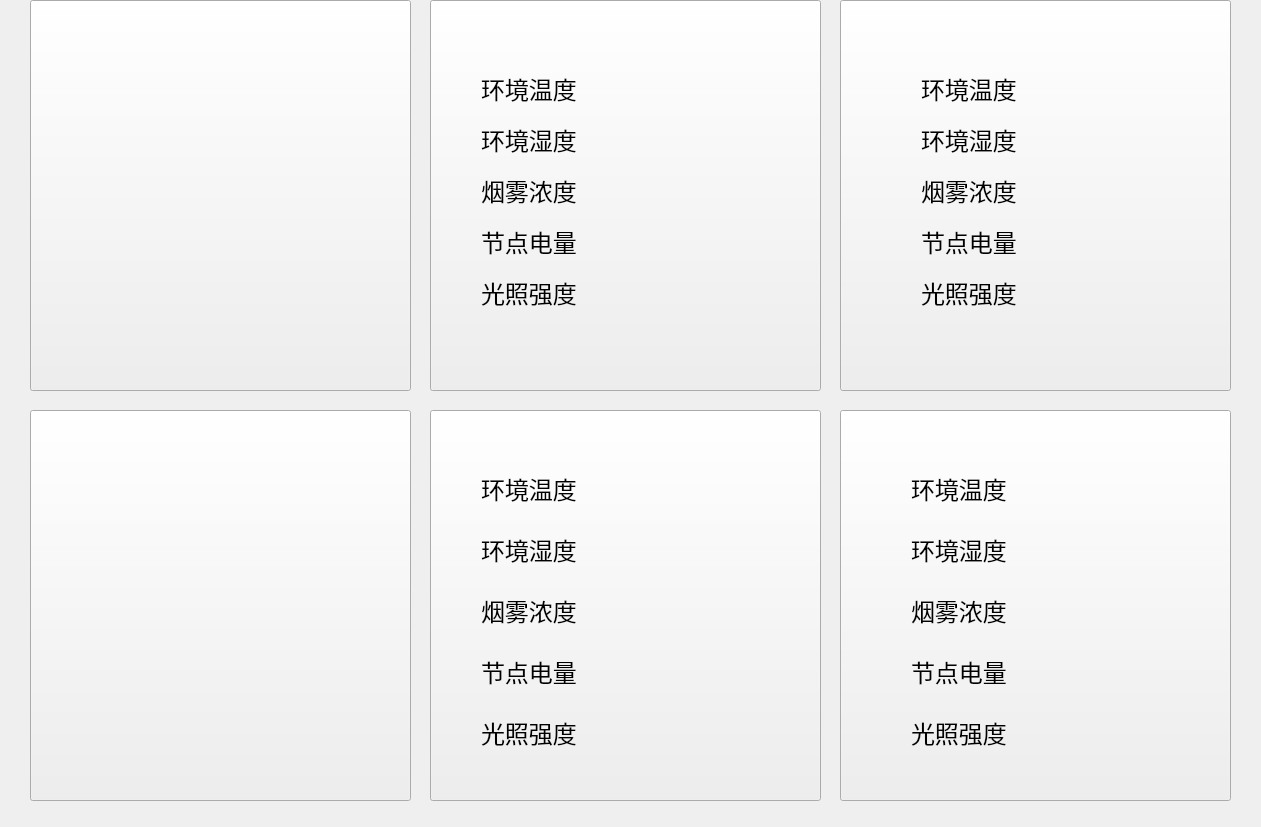
<?xml version="1.0" encoding="UTF-8"?>
<ui version="4.0">
 <class>Widget</class>
 <widget class="QWidget" name="Widget">
  <property name="windowModality">
   <enum>Qt::NonModal</enum>
  </property>
  <property name="geometry">
   <rect>
    <x>0</x>
    <y>0</y>
    <width>1261</width>
    <height>827</height>
   </rect>
  </property>
  <property name="font">
   <font>
    <pointsize>18</pointsize>
   </font>
  </property>
  <property name="windowTitle">
   <string>基于龙芯派无线传感器网络的仓储管理系统</string>
  </property>
  <property name="windowIcon">
   <iconset resource="rsc.qrc">
    <normaloff>:/images/Long.webp</normaloff>:/images/Long.webp</iconset>
  </property>
  <widget class="QPushButton" name="SettingButton">
   <property name="geometry">
    <rect>
     <x>30</x>
     <y>0</y>
     <width>381</width>
     <height>391</height>
    </rect>
   </property>
   <property name="baseSize">
    <size>
     <width>0</width>
     <height>0</height>
    </size>
   </property>
   <property name="text">
    <string/>
   </property>
  </widget>
  <widget class="QPushButton" name="Node3Button">
   <property name="geometry">
    <rect>
     <x>840</x>
     <y>410</y>
     <width>391</width>
     <height>391</height>
    </rect>
   </property>
   <property name="text">
    <string/>
   </property>
  </widget>
  <widget class="QPushButton" name="Node4Button">
   <property name="geometry">
    <rect>
     <x>430</x>
     <y>410</y>
     <width>391</width>
     <height>391</height>
    </rect>
   </property>
   <property name="text">
    <string/>
   </property>
  </widget>
  <widget class="QPushButton" name="LogButton">
   <property name="geometry">
    <rect>
     <x>30</x>
     <y>410</y>
     <width>381</width>
     <height>391</height>
    </rect>
   </property>
   <property name="text">
    <string/>
   </property>
  </widget>
  <widget class="QPushButton" name="Node1Button">
   <property name="geometry">
    <rect>
     <x>430</x>
     <y>0</y>
     <width>391</width>
     <height>391</height>
    </rect>
   </property>
   <property name="maximumSize">
    <size>
     <width>16777215</width>
     <height>16777215</height>
    </size>
   </property>
   <property name="text">
    <string/>
   </property>
  </widget>
  <widget class="QPushButton" name="Node2Button">
   <property name="geometry">
    <rect>
     <x>840</x>
     <y>0</y>
     <width>391</width>
     <height>391</height>
    </rect>
   </property>
   <property name="maximumSize">
    <size>
     <width>16777215</width>
     <height>16777215</height>
    </size>
   </property>
   <property name="text">
    <string/>
   </property>
  </widget>
  <widget class="QWidget" name="formLayoutWidget_2">
   <property name="geometry">
    <rect>
     <x>470</x>
     <y>60</y>
     <width>301</width>
     <height>261</height>
    </rect>
   </property>
   <layout class="QFormLayout" name="formLayout_2">
    <item row="0" column="0">
     <widget class="QLabel" name="TempLabel1">
      <property name="text">
       <string>环境温度</string>
      </property>
     </widget>
    </item>
    <item row="1" column="1">
     <spacer name="verticalSpacer_7">
      <property name="orientation">
       <enum>Qt::Vertical</enum>
      </property>
      <property name="sizeHint" stdset="0">
       <size>
        <width>20</width>
        <height>40</height>
       </size>
      </property>
     </spacer>
    </item>
    <item row="2" column="0">
     <widget class="QLabel" name="HumiLabel1">
      <property name="text">
       <string>环境湿度</string>
      </property>
     </widget>
    </item>
    <item row="3" column="1">
     <spacer name="verticalSpacer_8">
      <property name="orientation">
       <enum>Qt::Vertical</enum>
      </property>
      <property name="sizeHint" stdset="0">
       <size>
        <width>20</width>
        <height>40</height>
       </size>
      </property>
     </spacer>
    </item>
    <item row="4" column="0">
     <widget class="QLabel" name="SmokeLabel1">
      <property name="text">
       <string>烟雾浓度</string>
      </property>
     </widget>
    </item>
    <item row="5" column="1">
     <spacer name="verticalSpacer_9">
      <property name="orientation">
       <enum>Qt::Vertical</enum>
      </property>
      <property name="sizeHint" stdset="0">
       <size>
        <width>20</width>
        <height>40</height>
       </size>
      </property>
     </spacer>
    </item>
    <item row="6" column="0">
     <widget class="QLabel" name="BatteryLabel1">
      <property name="text">
       <string>节点电量</string>
      </property>
     </widget>
    </item>
    <item row="7" column="1">
     <spacer name="verticalSpacer_5">
      <property name="orientation">
       <enum>Qt::Vertical</enum>
      </property>
      <property name="sizeHint" stdset="0">
       <size>
        <width>20</width>
        <height>40</height>
       </size>
      </property>
     </spacer>
    </item>
    <item row="8" column="0">
     <widget class="QLabel" name="LightLabel1">
      <property name="text">
       <string>光照强度</string>
      </property>
     </widget>
    </item>
    <item row="0" column="1">
     <widget class="QLabel" name="TempEdit1">
      <property name="font">
       <font>
        <family>Consolas</family>
        <pointsize>18</pointsize>
       </font>
      </property>
      <property name="text">
       <string/>
      </property>
     </widget>
    </item>
    <item row="2" column="1">
     <widget class="QLabel" name="HumiEdit1">
      <property name="font">
       <font>
        <family>Consolas</family>
        <pointsize>18</pointsize>
       </font>
      </property>
      <property name="text">
       <string/>
      </property>
     </widget>
    </item>
    <item row="4" column="1">
     <widget class="QLabel" name="SmokeEdit1">
      <property name="font">
       <font>
        <family>Consolas</family>
        <pointsize>18</pointsize>
       </font>
      </property>
      <property name="text">
       <string/>
      </property>
     </widget>
    </item>
    <item row="6" column="1">
     <widget class="QLabel" name="BatteryEdit1">
      <property name="font">
       <font>
        <family>Consolas</family>
        <pointsize>18</pointsize>
       </font>
      </property>
      <property name="text">
       <string/>
      </property>
     </widget>
    </item>
    <item row="8" column="1">
     <widget class="QLabel" name="LightEdit1">
      <property name="font">
       <font>
        <family>Consolas</family>
        <pointsize>18</pointsize>
       </font>
      </property>
      <property name="text">
       <string/>
      </property>
     </widget>
    </item>
   </layout>
  </widget>
  <widget class="QWidget" name="formLayoutWidget">
   <property name="geometry">
    <rect>
     <x>910</x>
     <y>60</y>
     <width>281</width>
     <height>261</height>
    </rect>
   </property>
   <layout class="QFormLayout" name="formLayout">
    <item row="0" column="0">
     <widget class="QLabel" name="TempLabel2">
      <property name="text">
       <string>环境温度</string>
      </property>
     </widget>
    </item>
    <item row="1" column="1">
     <spacer name="verticalSpacer_4">
      <property name="orientation">
       <enum>Qt::Vertical</enum>
      </property>
      <property name="sizeHint" stdset="0">
       <size>
        <width>20</width>
        <height>40</height>
       </size>
      </property>
     </spacer>
    </item>
    <item row="2" column="0">
     <widget class="QLabel" name="HumiLabel2">
      <property name="text">
       <string>环境湿度</string>
      </property>
     </widget>
    </item>
    <item row="2" column="1">
     <widget class="QLabel" name="HumiEdit2">
      <property name="font">
       <font>
        <family>Consolas</family>
        <pointsize>18</pointsize>
       </font>
      </property>
      <property name="text">
       <string/>
      </property>
     </widget>
    </item>
    <item row="3" column="1">
     <spacer name="verticalSpacer_3">
      <property name="orientation">
       <enum>Qt::Vertical</enum>
      </property>
      <property name="sizeHint" stdset="0">
       <size>
        <width>20</width>
        <height>40</height>
       </size>
      </property>
     </spacer>
    </item>
    <item row="4" column="0">
     <widget class="QLabel" name="SmokeLabel2">
      <property name="text">
       <string>烟雾浓度</string>
      </property>
     </widget>
    </item>
    <item row="4" column="1">
     <widget class="QLabel" name="SmokeEdit2">
      <property name="font">
       <font>
        <family>Consolas</family>
        <pointsize>18</pointsize>
       </font>
      </property>
      <property name="text">
       <string/>
      </property>
     </widget>
    </item>
    <item row="5" column="1">
     <spacer name="verticalSpacer_2">
      <property name="orientation">
       <enum>Qt::Vertical</enum>
      </property>
      <property name="sizeHint" stdset="0">
       <size>
        <width>20</width>
        <height>40</height>
       </size>
      </property>
     </spacer>
    </item>
    <item row="6" column="0">
     <widget class="QLabel" name="BatteryLabel2">
      <property name="text">
       <string>节点电量</string>
      </property>
     </widget>
    </item>
    <item row="6" column="1">
     <widget class="QLabel" name="BatteryEdit2">
      <property name="font">
       <font>
        <family>Consolas</family>
        <pointsize>18</pointsize>
       </font>
      </property>
      <property name="text">
       <string/>
      </property>
     </widget>
    </item>
    <item row="7" column="1">
     <spacer name="verticalSpacer">
      <property name="orientation">
       <enum>Qt::Vertical</enum>
      </property>
      <property name="sizeHint" stdset="0">
       <size>
        <width>20</width>
        <height>40</height>
       </size>
      </property>
     </spacer>
    </item>
    <item row="8" column="0">
     <widget class="QLabel" name="LightLabel2">
      <property name="text">
       <string>光照强度</string>
      </property>
     </widget>
    </item>
    <item row="8" column="1">
     <widget class="QLabel" name="LightEdit2">
      <property name="font">
       <font>
        <family>Consolas</family>
        <pointsize>18</pointsize>
       </font>
      </property>
      <property name="text">
       <string/>
      </property>
     </widget>
    </item>
    <item row="0" column="1">
     <widget class="QLabel" name="TempEdit2">
      <property name="font">
       <font>
        <family>Consolas</family>
        <pointsize>18</pointsize>
       </font>
      </property>
      <property name="text">
       <string/>
      </property>
     </widget>
    </item>
   </layout>
  </widget>
  <widget class="QWidget" name="formLayoutWidget_3">
   <property name="geometry">
    <rect>
     <x>900</x>
     <y>460</y>
     <width>301</width>
     <height>301</height>
    </rect>
   </property>
   <layout class="QFormLayout" name="formLayout_3">
    <item row="0" column="0">
     <widget class="QLabel" name="TempLabel3">
      <property name="text">
       <string>环境温度</string>
      </property>
     </widget>
    </item>
    <item row="1" column="1">
     <spacer name="verticalSpacer_6">
      <property name="orientation">
       <enum>Qt::Vertical</enum>
      </property>
      <property name="sizeHint" stdset="0">
       <size>
        <width>20</width>
        <height>40</height>
       </size>
      </property>
     </spacer>
    </item>
    <item row="2" column="0">
     <widget class="QLabel" name="HumiLabel3">
      <property name="text">
       <string>环境湿度</string>
      </property>
     </widget>
    </item>
    <item row="2" column="1">
     <widget class="QLabel" name="HumiEdit3">
      <property name="font">
       <font>
        <family>Consolas</family>
        <pointsize>18</pointsize>
       </font>
      </property>
      <property name="text">
       <string/>
      </property>
     </widget>
    </item>
    <item row="3" column="1">
     <spacer name="verticalSpacer_10">
      <property name="orientation">
       <enum>Qt::Vertical</enum>
      </property>
      <property name="sizeHint" stdset="0">
       <size>
        <width>20</width>
        <height>40</height>
       </size>
      </property>
     </spacer>
    </item>
    <item row="4" column="0">
     <widget class="QLabel" name="SmokeLabel3">
      <property name="text">
       <string>烟雾浓度</string>
      </property>
     </widget>
    </item>
    <item row="4" column="1">
     <widget class="QLabel" name="SmokeEdit3">
      <property name="font">
       <font>
        <family>Consolas</family>
        <pointsize>18</pointsize>
       </font>
      </property>
      <property name="text">
       <string/>
      </property>
     </widget>
    </item>
    <item row="5" column="1">
     <spacer name="verticalSpacer_11">
      <property name="orientation">
       <enum>Qt::Vertical</enum>
      </property>
      <property name="sizeHint" stdset="0">
       <size>
        <width>20</width>
        <height>40</height>
       </size>
      </property>
     </spacer>
    </item>
    <item row="6" column="0">
     <widget class="QLabel" name="BatteryLabel3">
      <property name="text">
       <string>节点电量</string>
      </property>
     </widget>
    </item>
    <item row="6" column="1">
     <widget class="QLabel" name="BatteryEdit3">
      <property name="font">
       <font>
        <family>Consolas</family>
        <pointsize>18</pointsize>
       </font>
      </property>
      <property name="text">
       <string/>
      </property>
     </widget>
    </item>
    <item row="7" column="1">
     <spacer name="verticalSpacer_12">
      <property name="orientation">
       <enum>Qt::Vertical</enum>
      </property>
      <property name="sizeHint" stdset="0">
       <size>
        <width>20</width>
        <height>40</height>
       </size>
      </property>
     </spacer>
    </item>
    <item row="8" column="0">
     <widget class="QLabel" name="LightLabel3">
      <property name="text">
       <string>光照强度</string>
      </property>
     </widget>
    </item>
    <item row="8" column="1">
     <widget class="QLabel" name="LightEdit3">
      <property name="font">
       <font>
        <family>Consolas</family>
        <pointsize>18</pointsize>
       </font>
      </property>
      <property name="text">
       <string/>
      </property>
     </widget>
    </item>
    <item row="0" column="1">
     <widget class="QLabel" name="TempEdit3">
      <property name="font">
       <font>
        <family>Consolas</family>
        <pointsize>18</pointsize>
       </font>
      </property>
      <property name="text">
       <string/>
      </property>
     </widget>
    </item>
   </layout>
  </widget>
  <widget class="QLabel" name="label">
   <property name="geometry">
    <rect>
     <x>120</x>
     <y>80</y>
     <width>201</width>
     <height>181</height>
    </rect>
   </property>
   <property name="text">
    <string/>
   </property>
   <property name="pixmap">
    <pixmap resource="rsc.qrc">:/images/Setting.png</pixmap>
   </property>
  </widget>
  <widget class="QWidget" name="formLayoutWidget_4">
   <property name="geometry">
    <rect>
     <x>470</x>
     <y>460</y>
     <width>291</width>
     <height>301</height>
    </rect>
   </property>
   <layout class="QFormLayout" name="formLayout_4">
    <item row="0" column="0">
     <widget class="QLabel" name="TempLabel4">
      <property name="text">
       <string>环境温度</string>
      </property>
     </widget>
    </item>
    <item row="2" column="0">
     <widget class="QLabel" name="HumiLabel4">
      <property name="text">
       <string>环境湿度</string>
      </property>
     </widget>
    </item>
    <item row="4" column="0">
     <widget class="QLabel" name="SmokeLabel4">
      <property name="text">
       <string>烟雾浓度</string>
      </property>
     </widget>
    </item>
    <item row="6" column="0">
     <widget class="QLabel" name="BatteryLabel4">
      <property name="text">
       <string>节点电量</string>
      </property>
     </widget>
    </item>
    <item row="8" column="0">
     <widget class="QLabel" name="LightLabel4">
      <property name="text">
       <string>光照强度</string>
      </property>
     </widget>
    </item>
    <item row="0" column="1">
     <widget class="QLabel" name="TempEdit4">
      <property name="font">
       <font>
        <family>Consolas</family>
        <pointsize>18</pointsize>
       </font>
      </property>
      <property name="text">
       <string/>
      </property>
     </widget>
    </item>
    <item row="2" column="1">
     <widget class="QLabel" name="HumiEdit4">
      <property name="font">
       <font>
        <family>Consolas</family>
        <pointsize>18</pointsize>
       </font>
      </property>
      <property name="text">
       <string/>
      </property>
     </widget>
    </item>
    <item row="4" column="1">
     <widget class="QLabel" name="SmokeEdit4">
      <property name="font">
       <font>
        <family>Consolas</family>
        <pointsize>18</pointsize>
       </font>
      </property>
      <property name="text">
       <string/>
      </property>
     </widget>
    </item>
    <item row="6" column="1">
     <widget class="QLabel" name="BatteryEdit4">
      <property name="font">
       <font>
        <family>Consolas</family>
        <pointsize>18</pointsize>
       </font>
      </property>
      <property name="text">
       <string/>
      </property>
     </widget>
    </item>
    <item row="8" column="1">
     <widget class="QLabel" name="LightEdit4">
      <property name="font">
       <font>
        <family>Consolas</family>
        <pointsize>18</pointsize>
       </font>
      </property>
      <property name="text">
       <string/>
      </property>
     </widget>
    </item>
    <item row="1" column="1">
     <spacer name="verticalSpacer_13">
      <property name="orientation">
       <enum>Qt::Vertical</enum>
      </property>
      <property name="sizeHint" stdset="0">
       <size>
        <width>20</width>
        <height>40</height>
       </size>
      </property>
     </spacer>
    </item>
    <item row="3" column="1">
     <spacer name="verticalSpacer_14">
      <property name="orientation">
       <enum>Qt::Vertical</enum>
      </property>
      <property name="sizeHint" stdset="0">
       <size>
        <width>20</width>
        <height>40</height>
       </size>
      </property>
     </spacer>
    </item>
    <item row="5" column="1">
     <spacer name="verticalSpacer_15">
      <property name="orientation">
       <enum>Qt::Vertical</enum>
      </property>
      <property name="sizeHint" stdset="0">
       <size>
        <width>20</width>
        <height>40</height>
       </size>
      </property>
     </spacer>
    </item>
    <item row="7" column="1">
     <spacer name="verticalSpacer_16">
      <property name="orientation">
       <enum>Qt::Vertical</enum>
      </property>
      <property name="sizeHint" stdset="0">
       <size>
        <width>20</width>
        <height>40</height>
       </size>
      </property>
     </spacer>
    </item>
   </layout>
  </widget>
  <widget class="QLabel" name="LogLabel">
   <property name="geometry">
    <rect>
     <x>120</x>
     <y>490</y>
     <width>201</width>
     <height>181</height>
    </rect>
   </property>
   <property name="text">
    <string/>
   </property>
   <property name="pixmap">
    <pixmap>images/Logs.png</pixmap>
   </property>
  </widget>
  <zorder>SettingButton</zorder>
  <zorder>Node2Button</zorder>
  <zorder>Node4Button</zorder>
  <zorder>Node3Button</zorder>
  <zorder>LogButton</zorder>
  <zorder>Node1Button</zorder>
  <zorder>formLayoutWidget_2</zorder>
  <zorder>formLayoutWidget</zorder>
  <zorder>formLayoutWidget_3</zorder>
  <zorder>label</zorder>
  <zorder>formLayoutWidget_4</zorder>
  <zorder>LogLabel</zorder>
 </widget>
 <layoutdefault spacing="6" margin="11"/>
 <resources>
  <include location="rsc.qrc"/>
 </resources>
 <connections/>
</ui>
